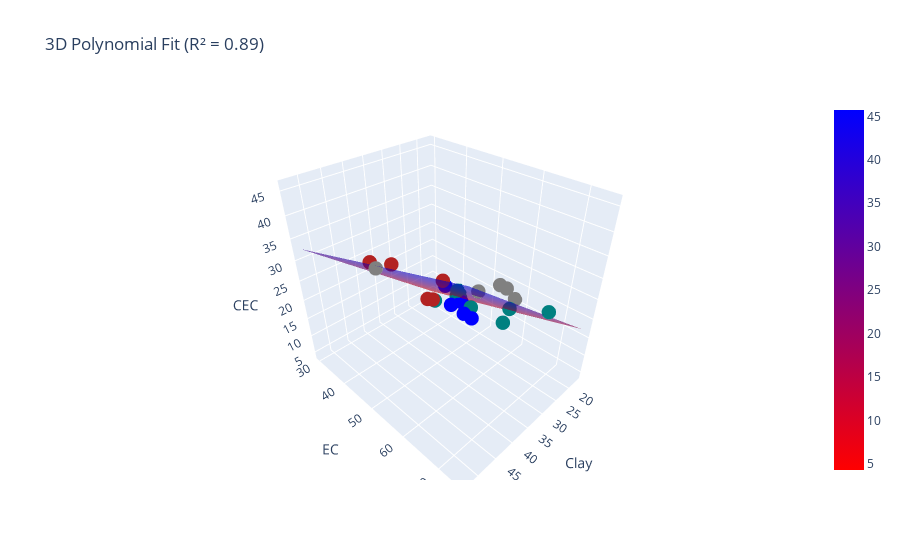

Notebook source saved alongside this figure:
### Code cell
clayey_test_errors_summary = []
clayey_train_errors_summary = []
best_n_clayey = []
clayey_results_summary = []

# Evaluate all feature sets
for feature_set in all_feature_sets:
    best_n, R2_test_pol, R2_train_pol, RMSE_test_pol, RMSE_train_pol = stochastic_poly(clayey_soil, feature_set, clayey_soil['CEC'], iters=100)
    print('best_n, R2_test_pol, R2_train_pol, RMSE_test_pol, RMSE_train_pol, feature_set:', best_n, R2_test_pol, R2_train_pol, RMSE_test_pol, RMSE_train_pol, feature_set)
    
    # Store results in lists for later use
    best_n_clayey.append(best_n)
    clayey_test_errors_summary.append(R2_test_pol)
    clayey_train_errors_summary.append(R2_train_pol)
    
    # Also store the results in a structured format for sorting
    clayey_results_summary.append({
        'feature_set': feature_set,
        'best_n': best_n,
        'R2_test_pol': R2_test_pol,
        'R2_train_pol': R2_train_pol,
        'RMSE_test_pol': RMSE_test_pol,
        'RMSE_train_pol': RMSE_train_pol
    })

# Keep the lists of feature sets, test errors, and train errors as they are for further use
best_feat_ind = clayey_test_errors_summary.index(max(clayey_test_errors_summary))
best_feat = all_feature_sets[best_feat_ind]  # Use all_feature_sets to match the order
best_feat_n = best_n_clayey[best_feat_ind]
print('best_feat_ind, best_feat, best_feat_n', best_feat_ind, best_feat, best_feat_n)

# This part remains the same: finding the best feature set and using it in `fit_and_plot`
fit_and_plot(clayey_soil, best_feat, 'CEC', best_feat_n, mapping)

### Figure 1 — Plotly figure (JSON) as saved in the notebook; plotly's stock layout.template omitted (floating-point values rounded to 4 significant figures; data arrays with more than 128 entries replaced by an {"elided": "..."} marker saying what was removed)
{"data": [{"marker": {"color": ["teal", "teal", "teal", "teal", "teal", "teal", "teal", "teal", "teal", "firebrick", "firebrick", "firebrick", "firebrick", "firebrick", "blue", "blue", "blue", "blue", "blue", "gray", "gray", "gray", "gray", "gray"], "size": 5}, "mode": "markers", "name": "Data points", "type": "scatter3d", "x": [21.73, 29.0, 18.82, 16.88, 18.51, 21.37, 20.59, 23.0, 31.69, 37.13, 33.05, 27.52, 38.33, 38.84, 20.93, 23.23, 22.47, 25.45, 20.53, 52.89, 38.51, 32.34, 32.34, 16.97], "y": [43.54, 43.17, 41.83, 39.76, 40.32, 47.8, 58.62, 58.89, 74.61, 30.04, 32.77, 44.34, 50.86, 52.94, 38.56, 49.8, 42.16, 49.24, 43.93, 54.79, 64.23, 64.23, 65.75, 57.34], "z": [13.86, 14.48, 9.251, 9.498, 8.976, 10.83, 15.84, 13.38, 29.88, 22.89, 21.7, 19.98, 23.82, 25.04, 12.5, 9.61, 9.2, 11.94, 9.943, 39.48, 32.48, 30.81, 30.81, 16.01]}, {"colorscale": [[0, "rgb(255,0,0)"], [1, "rgb(0,0,255)"]], "name": "Polynomial Surface", "opacity": 0.6, "type": "surface", "x": [16.88, 17.61, 18.35, 19.08, 19.82, 20.55, 21.29, 22.02, 22.76, 23.49, 24.23, 24.96, 25.7, 26.43, 27.17, 27.9, 28.64, 29.37, 30.11, 30.84, 31.58, 32.31, 33.05, 33.78, 34.52, 35.25, 35.99, 36.72, 37.46, 38.19, 38.93, 39.66, 40.4, 41.13, 41.87, 42.6, 43.34, 44.07, 44.81, 45.54, 46.28, 47.01, 47.75, 48.48, 49.22, 49.95, 50.69, 51.42, 52.16, 52.89], "y": [30.04, 30.95, 31.86, 32.77, 33.68, 34.59, 35.5, 36.41, 37.32, 38.23, 39.14, 40.05, 40.96, 41.87, 42.78, 43.69, 44.6, 45.5, 46.41, 47.32, 48.23, 49.14, 50.05, 50.96, 51.87, 52.78, 53.69, 54.6, 55.51, 56.42, 57.33, 58.24, 59.15, 60.06, 60.97, 61.88, 62.79, 63.7, 64.61, 65.52, 66.43, 67.34, 68.24, 69.15, 70.06, 70.97, 71.88, 72.79, 73.7, 74.61], "z": {"elided": "50x50 float values"}}], "layout": {"scene": {"xaxis": {"title": {"text": "Clay"}}, "yaxis": {"title": {"text": "EC"}}, "zaxis": {"title": {"text": "CEC"}}}, "title": {"text": "3D Polynomial Fit (R² = 0.89)"}}}
